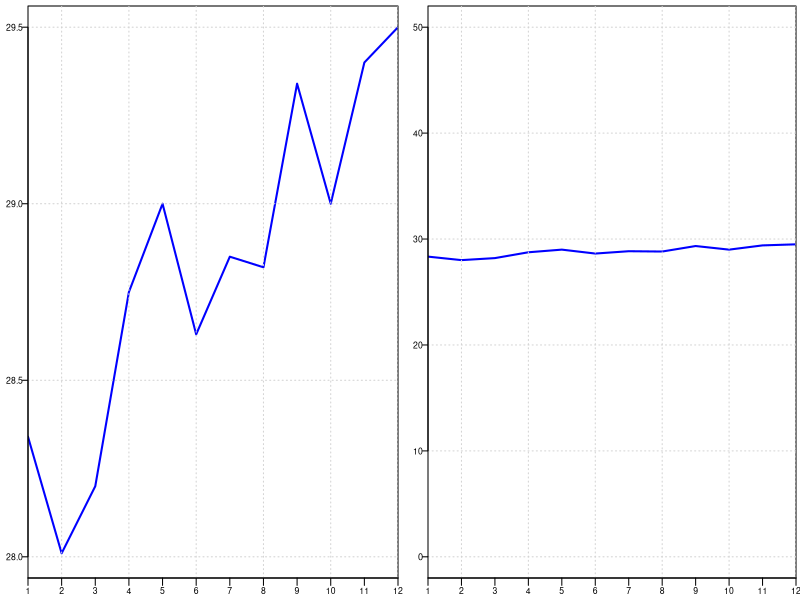

This figure's R source:
library(png)

y = c(28.34, 28.01, 28.20, 28.75, 29.00, 28.63, 
      28.85, 28.82, 29.34, 29.00, 29.40, 29.50)
x = seq(1, 12, 1)

png("escalaLineas.png", width=1350, height=650, res = 300)
par(mar=c(1, 1.3, 0.2, 0) + 0.1, mgp = c(0,0,0), mfrow=c(1,2))
t=0.6

plot(x, y, type = "l", xlab="", ylab="", 
     ylim=c(28, 29.5), xpd = FALSE,  yaxt='n',  xaxt='n', xaxs="i",
     lwd=2, col = "blue"
)
grid()
axis(1, at=x,  
     tck=-0.02, cex.axis=t-0.08, padj = -0)
axis(2, at=seq(28, 29.5, 0.5), las=1, tck=-0.015, hadj = 1.3, cex.axis=t-0.08)

par(mar=c(1, 1.3, 0.2, 0.1) + 0.1, mgp = c(0,0,0))
plot(x, y, type = "l", xlab="", ylab="", 
     ylim=c(0, 50), xpd = FALSE,  yaxt='n',  xaxt='n', xaxs="i",
     lwd=2, col = "blue"
)
grid()
axis(1, at=x,  
     tck=-0.02, cex.axis=t-0.08, padj = -0)
axis(2, at=seq(10, 50, 10), las=1, tck=-0.015, hadj = 1.5, cex.axis=t-0.08)
axis(2, at=0, las=1, tck=-0.015, hadj = 2, cex.axis=t-0.05)



dev.off()
